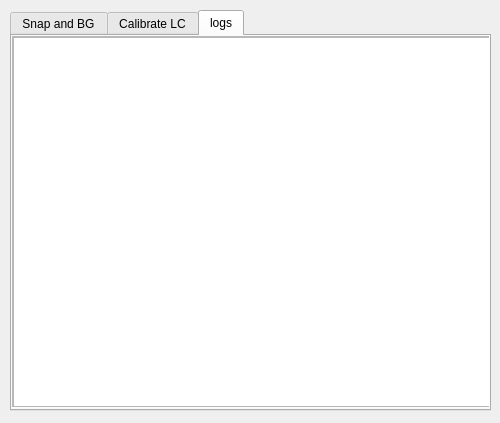
<?xml version="1.0" encoding="UTF-8"?>
<ui version="4.0">
 <class>ReconOrderUI</class>
 <widget class="QDialog" name="ReconOrderUI">
  <property name="geometry">
   <rect>
    <x>0</x>
    <y>0</y>
    <width>500</width>
    <height>423</height>
   </rect>
  </property>
  <property name="sizePolicy">
   <sizepolicy hsizetype="Expanding" vsizetype="Expanding">
    <horstretch>0</horstretch>
    <verstretch>0</verstretch>
   </sizepolicy>
  </property>
  <property name="windowTitle">
   <string>ReconOrder</string>
  </property>
  <widget class="QTabWidget" name="tabWidget">
   <property name="geometry">
    <rect>
     <x>10</x>
     <y>10</y>
     <width>481</width>
     <height>401</height>
    </rect>
   </property>
   <property name="tabShape">
    <enum>QTabWidget::Rounded</enum>
   </property>
   <property name="currentIndex">
    <number>2</number>
   </property>
   <widget class="QWidget" name="main_tab">
    <attribute name="title">
     <string>Snap and BG</string>
    </attribute>
    <widget class="QPushButton" name="qbutton_snap_and_correct">
     <property name="geometry">
      <rect>
       <x>10</x>
       <y>10</y>
       <width>160</width>
       <height>80</height>
      </rect>
     </property>
     <property name="text">
      <string>Snap and BG Correct</string>
     </property>
     <property name="autoDefault">
      <bool>false</bool>
     </property>
    </widget>
    <widget class="QPushButton" name="qbutton_collect_background">
     <property name="geometry">
      <rect>
       <x>300</x>
       <y>10</y>
       <width>160</width>
       <height>80</height>
      </rect>
     </property>
     <property name="text">
      <string>Collect Background</string>
     </property>
     <property name="autoDefault">
      <bool>false</bool>
     </property>
    </widget>
    <widget class="QPushButton" name="qbutton_file_browser">
     <property name="geometry">
      <rect>
       <x>340</x>
       <y>110</y>
       <width>113</width>
       <height>32</height>
      </rect>
     </property>
     <property name="text">
      <string>Browse</string>
     </property>
    </widget>
    <widget class="QLabel" name="_qlabel_bg_corr_label">
     <property name="geometry">
      <rect>
       <x>10</x>
       <y>120</y>
       <width>171</width>
       <height>16</height>
      </rect>
     </property>
     <property name="text">
      <string>Background correction file</string>
     </property>
    </widget>
    <widget class="QLineEdit" name="qline_bg_corr_path">
     <property name="geometry">
      <rect>
       <x>10</x>
       <y>140</y>
       <width>451</width>
       <height>21</height>
      </rect>
     </property>
    </widget>
   </widget>
   <widget class="QWidget" name="calibrate_lc_tab">
    <attribute name="title">
     <string>Calibrate LC</string>
    </attribute>
    <widget class="QPushButton" name="qbutton_calibrate_lc">
     <property name="geometry">
      <rect>
       <x>160</x>
       <y>10</y>
       <width>160</width>
       <height>80</height>
      </rect>
     </property>
     <property name="text">
      <string>Calibrate LC</string>
     </property>
     <property name="autoDefault">
      <bool>false</bool>
     </property>
    </widget>
    <widget class="QLineEdit" name="qline_swing">
     <property name="geometry">
      <rect>
       <x>20</x>
       <y>120</y>
       <width>113</width>
       <height>21</height>
      </rect>
     </property>
     <property name="text">
      <string>0.03</string>
     </property>
    </widget>
    <widget class="QLineEdit" name="qline_wavelength">
     <property name="geometry">
      <rect>
       <x>340</x>
       <y>120</y>
       <width>113</width>
       <height>21</height>
      </rect>
     </property>
     <property name="text">
      <string>532</string>
     </property>
    </widget>
    <widget class="QLabel" name="_qlabel_swing">
     <property name="geometry">
      <rect>
       <x>20</x>
       <y>100</y>
       <width>60</width>
       <height>16</height>
      </rect>
     </property>
     <property name="text">
      <string>Swing</string>
     </property>
    </widget>
    <widget class="QLabel" name="_qlabel_wavelength">
     <property name="geometry">
      <rect>
       <x>340</x>
       <y>100</y>
       <width>81</width>
       <height>16</height>
      </rect>
     </property>
     <property name="text">
      <string>Wavelength</string>
     </property>
    </widget>
    <widget class="QLabel" name="label">
     <property name="geometry">
      <rect>
       <x>20</x>
       <y>190</y>
       <width>60</width>
       <height>16</height>
      </rect>
     </property>
     <property name="text">
      <string>State 0</string>
     </property>
    </widget>
    <widget class="QLabel" name="label_2">
     <property name="geometry">
      <rect>
       <x>20</x>
       <y>220</y>
       <width>60</width>
       <height>16</height>
      </rect>
     </property>
     <property name="text">
      <string>State 1</string>
     </property>
    </widget>
    <widget class="QLabel" name="label_3">
     <property name="geometry">
      <rect>
       <x>20</x>
       <y>250</y>
       <width>60</width>
       <height>16</height>
      </rect>
     </property>
     <property name="text">
      <string>State 2</string>
     </property>
    </widget>
    <widget class="QLabel" name="label_4">
     <property name="geometry">
      <rect>
       <x>20</x>
       <y>280</y>
       <width>60</width>
       <height>16</height>
      </rect>
     </property>
     <property name="text">
      <string>State 3</string>
     </property>
    </widget>
    <widget class="QLabel" name="label_5">
     <property name="geometry">
      <rect>
       <x>20</x>
       <y>310</y>
       <width>60</width>
       <height>16</height>
      </rect>
     </property>
     <property name="text">
      <string>State 4</string>
     </property>
    </widget>
    <widget class="QLineEdit" name="le_state0_lca">
     <property name="geometry">
      <rect>
       <x>80</x>
       <y>190</y>
       <width>61</width>
       <height>21</height>
      </rect>
     </property>
    </widget>
    <widget class="QLineEdit" name="le_state0_lcb">
     <property name="geometry">
      <rect>
       <x>160</x>
       <y>190</y>
       <width>61</width>
       <height>21</height>
      </rect>
     </property>
    </widget>
    <widget class="QLineEdit" name="le_state1_lca">
     <property name="geometry">
      <rect>
       <x>80</x>
       <y>220</y>
       <width>61</width>
       <height>21</height>
      </rect>
     </property>
    </widget>
    <widget class="QLineEdit" name="le_state1_lcb">
     <property name="geometry">
      <rect>
       <x>160</x>
       <y>220</y>
       <width>61</width>
       <height>21</height>
      </rect>
     </property>
    </widget>
    <widget class="QLineEdit" name="le_state2_lca">
     <property name="geometry">
      <rect>
       <x>80</x>
       <y>250</y>
       <width>61</width>
       <height>21</height>
      </rect>
     </property>
    </widget>
    <widget class="QLineEdit" name="le_state2_lcb">
     <property name="geometry">
      <rect>
       <x>160</x>
       <y>250</y>
       <width>61</width>
       <height>21</height>
      </rect>
     </property>
    </widget>
    <widget class="QLineEdit" name="le_state3_lca">
     <property name="geometry">
      <rect>
       <x>80</x>
       <y>280</y>
       <width>61</width>
       <height>21</height>
      </rect>
     </property>
    </widget>
    <widget class="QLineEdit" name="le_state3_lcb">
     <property name="geometry">
      <rect>
       <x>160</x>
       <y>280</y>
       <width>61</width>
       <height>21</height>
      </rect>
     </property>
    </widget>
    <widget class="QLineEdit" name="le_state4_lca">
     <property name="geometry">
      <rect>
       <x>80</x>
       <y>310</y>
       <width>61</width>
       <height>21</height>
      </rect>
     </property>
    </widget>
    <widget class="QLineEdit" name="le_state4_lcb">
     <property name="geometry">
      <rect>
       <x>160</x>
       <y>310</y>
       <width>61</width>
       <height>21</height>
      </rect>
     </property>
    </widget>
    <widget class="QLabel" name="label_6">
     <property name="geometry">
      <rect>
       <x>80</x>
       <y>170</y>
       <width>60</width>
       <height>16</height>
      </rect>
     </property>
     <property name="text">
      <string>LCA</string>
     </property>
    </widget>
    <widget class="QLabel" name="label_7">
     <property name="geometry">
      <rect>
       <x>160</x>
       <y>170</y>
       <width>60</width>
       <height>16</height>
      </rect>
     </property>
     <property name="text">
      <string>LCB</string>
     </property>
    </widget>
   </widget>
   <widget class="QWidget" name="logs">
    <property name="sizePolicy">
     <sizepolicy hsizetype="Expanding" vsizetype="Expanding">
      <horstretch>0</horstretch>
      <verstretch>0</verstretch>
     </sizepolicy>
    </property>
    <attribute name="title">
     <string>logs</string>
    </attribute>
    <widget class="QScrollArea" name="scrollArea">
     <property name="geometry">
      <rect>
       <x>0</x>
       <y>0</y>
       <width>481</width>
       <height>371</height>
      </rect>
     </property>
     <property name="widgetResizable">
      <bool>true</bool>
     </property>
     <widget class="QWidget" name="scrollAreaWidgetContents">
      <property name="geometry">
       <rect>
        <x>0</x>
        <y>0</y>
        <width>479</width>
        <height>369</height>
       </rect>
      </property>
      <widget class="QTextBrowser" name="log_area">
       <property name="geometry">
        <rect>
         <x>0</x>
         <y>0</y>
         <width>481</width>
         <height>371</height>
        </rect>
       </property>
       <property name="font">
        <font>
         <pointsize>10</pointsize>
        </font>
       </property>
       <property name="acceptDrops">
        <bool>false</bool>
       </property>
      </widget>
     </widget>
    </widget>
   </widget>
  </widget>
 </widget>
 <resources/>
 <connections/>
</ui>
